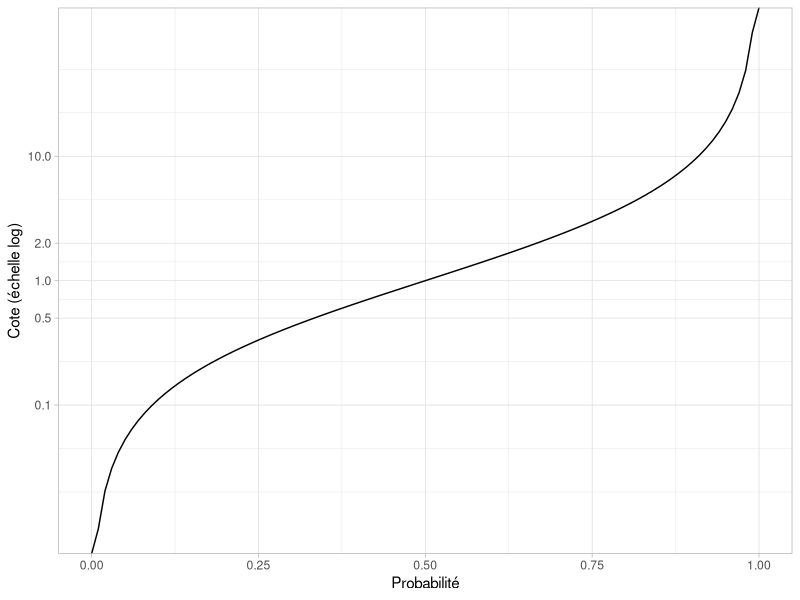

R code for this plot:
## ---- chunk 1
knitr::opts_chunk$set(collapse = TRUE)
library(dplyr)
library(ggplot2)

df <- tibble(prob_1 = numeric(101),
             cote_1 = numeric(101),
             prob_2 = numeric(101),
             cote_2 = numeric(101))


df %>% mutate(prob_1 = seq(0, 1, 0.01),
              cote_1 = prob_1/(1-prob_1)) -> df


## ---- chunk 2
df %>% ggplot(aes(x = prob_1, y = cote_1)) + 
  geom_line() + 
  scale_y_log10(breaks = c(0.1, 0.5, 1, 2, 10)) + 
  labs(x = "Probabilité", y = "Cote (échelle log)") + 
  theme_light()
